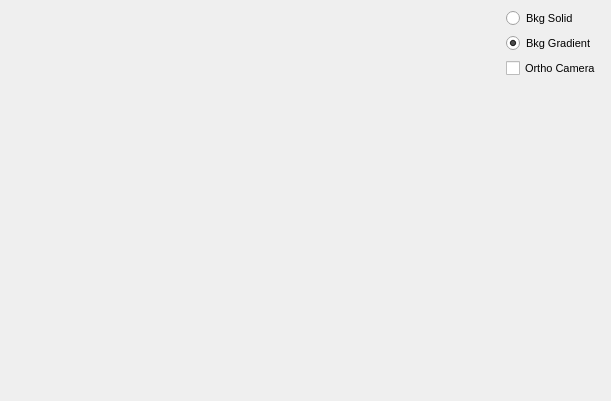
<?xml version="1.0" encoding="UTF-8"?>
<ui version="4.0">
 <class>Window</class>
 <widget class="QMainWindow" name="Window">
  <property name="geometry">
   <rect>
    <x>0</x>
    <y>0</y>
    <width>611</width>
    <height>401</height>
   </rect>
  </property>
  <property name="sizePolicy">
   <sizepolicy hsizetype="Maximum" vsizetype="Maximum">
    <horstretch>0</horstretch>
    <verstretch>0</verstretch>
   </sizepolicy>
  </property>
  <property name="font">
   <font>
    <pointsize>10</pointsize>
    <weight>50</weight>
    <bold>false</bold>
   </font>
  </property>
  <property name="windowTitle">
   <string>Test GUI</string>
  </property>
  <widget class="QWidget" name="centralwidget">
   <property name="font">
    <font>
     <pointsize>8</pointsize>
     <weight>50</weight>
     <bold>false</bold>
    </font>
   </property>
   <layout class="QVBoxLayout" name="verticalLayout">
    <property name="spacing">
     <number>0</number>
    </property>
    <property name="leftMargin">
     <number>0</number>
    </property>
    <property name="topMargin">
     <number>0</number>
    </property>
    <property name="rightMargin">
     <number>0</number>
    </property>
    <property name="bottomMargin">
     <number>0</number>
    </property>
    <item>
     <widget class="csVisOpenGL::Frame" name="preview" native="true">
      <property name="sizePolicy">
       <sizepolicy hsizetype="Preferred" vsizetype="Preferred">
        <horstretch>0</horstretch>
        <verstretch>1</verstretch>
       </sizepolicy>
      </property>
      <layout class="QHBoxLayout" name="horizontalLayout" stretch="1,0">
       <property name="leftMargin">
        <number>0</number>
       </property>
       <property name="topMargin">
        <number>0</number>
       </property>
       <property name="rightMargin">
        <number>0</number>
       </property>
       <property name="bottomMargin">
        <number>0</number>
       </property>
       <item>
        <spacer name="horizontalSpacer">
         <property name="orientation">
          <enum>Qt::Horizontal</enum>
         </property>
         <property name="sizeHint" stdset="0">
          <size>
           <width>500</width>
           <height>20</height>
          </size>
         </property>
        </spacer>
       </item>
       <item>
        <widget class="QWidget" name="widget" native="true">
         <property name="autoFillBackground">
          <bool>false</bool>
         </property>
         <layout class="QVBoxLayout" name="verticalLayout_2">
          <item>
           <widget class="QRadioButton" name="radioButtonBkgSolid">
            <property name="autoFillBackground">
             <bool>true</bool>
            </property>
            <property name="text">
             <string>Bkg Solid</string>
            </property>
            <attribute name="buttonGroup">
             <string notr="true">buttonGroup</string>
            </attribute>
           </widget>
          </item>
          <item>
           <widget class="QRadioButton" name="radioButtonBkgGradient">
            <property name="autoFillBackground">
             <bool>true</bool>
            </property>
            <property name="text">
             <string>Bkg Gradient</string>
            </property>
            <property name="checked">
             <bool>true</bool>
            </property>
            <attribute name="buttonGroup">
             <string notr="true">buttonGroup</string>
            </attribute>
           </widget>
          </item>
          <item>
           <widget class="QCheckBox" name="checkBoxOrthoCamera">
            <property name="autoFillBackground">
             <bool>true</bool>
            </property>
            <property name="text">
             <string>Ortho Camera</string>
            </property>
           </widget>
          </item>
          <item>
           <spacer name="verticalSpacer">
            <property name="orientation">
             <enum>Qt::Vertical</enum>
            </property>
            <property name="sizeHint" stdset="0">
             <size>
              <width>20</width>
              <height>40</height>
             </size>
            </property>
           </spacer>
          </item>
         </layout>
        </widget>
       </item>
      </layout>
     </widget>
    </item>
   </layout>
  </widget>
 </widget>
 <customwidgets>
  <customwidget>
   <class>csVisOpenGL::Frame</class>
   <extends>QWidget</extends>
   <header location="global">csVisOpenGL/Frame.h</header>
   <container>1</container>
  </customwidget>
 </customwidgets>
 <resources/>
 <connections/>
 <buttongroups>
  <buttongroup name="buttonGroup"/>
 </buttongroups>
</ui>
